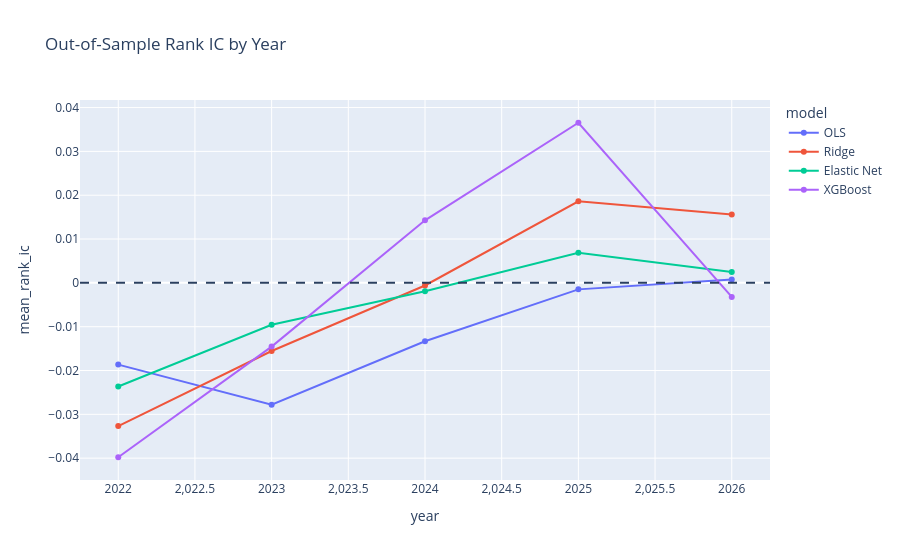

Notebook code for this chart:
### Code cell
# Plot annual Rank IC
rank_ic_plot = yearly_prediction_results[
    [
        "year",
        "model",
        "mean_rank_ic",
    ]
]

fig = px.line(
    rank_ic_plot,
    x="year",
    y="mean_rank_ic",
    color="model",
    markers=True,
    title="Out-of-Sample Rank IC by Year",
)

fig.add_hline(
    y=0,
    line_dash="dash",
)

fig.show()

### Figure 1 — Plotly figure (JSON) as saved in the notebook; plotly's stock layout.template omitted (floating-point values rounded to 4 significant figures)
{"data": [{"hovertemplate": "model=OLS<br>year=%{x}<br>mean_rank_ic=%{y}<extra></extra>", "legendgroup": "OLS", "line": {"color": "#636efa", "dash": "solid"}, "marker": {"symbol": "circle"}, "mode": "lines+markers", "name": "OLS", "orientation": "v", "showlegend": true, "type": "scatter", "x": [2022, 2023, 2024, 2025, 2026], "xaxis": "x", "y": [-0.01866, -0.02781, -0.01333, -0.001486, 0.0007711], "yaxis": "y"}, {"hovertemplate": "model=Ridge<br>year=%{x}<br>mean_rank_ic=%{y}<extra></extra>", "legendgroup": "Ridge", "line": {"color": "#EF553B", "dash": "solid"}, "marker": {"symbol": "circle"}, "mode": "lines+markers", "name": "Ridge", "orientation": "v", "showlegend": true, "type": "scatter", "x": [2022, 2023, 2024, 2025, 2026], "xaxis": "x", "y": [-0.03268, -0.01555, -0.0005968, 0.0186, 0.01559], "yaxis": "y"}, {"hovertemplate": "model=Elastic Net<br>year=%{x}<br>mean_rank_ic=%{y}<extra></extra>", "legendgroup": "Elastic Net", "line": {"color": "#00cc96", "dash": "solid"}, "marker": {"symbol": "circle"}, "mode": "lines+markers", "name": "Elastic Net", "orientation": "v", "showlegend": true, "type": "scatter", "x": [2022, 2023, 2024, 2025, 2026], "xaxis": "x", "y": [-0.02364, -0.009547, -0.001903, 0.00687, 0.002469], "yaxis": "y"}, {"hovertemplate": "model=XGBoost<br>year=%{x}<br>mean_rank_ic=%{y}<extra></extra>", "legendgroup": "XGBoost", "line": {"color": "#ab63fa", "dash": "solid"}, "marker": {"symbol": "circle"}, "mode": "lines+markers", "name": "XGBoost", "orientation": "v", "showlegend": true, "type": "scatter", "x": [2022, 2023, 2024, 2025, 2026], "xaxis": "x", "y": [-0.03979, -0.01454, 0.01427, 0.03653, -0.003208], "yaxis": "y"}], "layout": {"legend": {"title": {"text": "model"}, "tracegroupgap": 0}, "shapes": [{"line": {"dash": "dash"}, "type": "line", "x0": 0, "x1": 1, "xref": "x domain", "y0": 0, "y1": 0, "yref": "y"}], "title": {"text": "Out-of-Sample Rank IC by Year"}, "xaxis": {"anchor": "y", "domain": [0, 1], "title": {"text": "year"}}, "yaxis": {"anchor": "x", "domain": [0, 1], "title": {"text": "mean_rank_ic"}}}}
